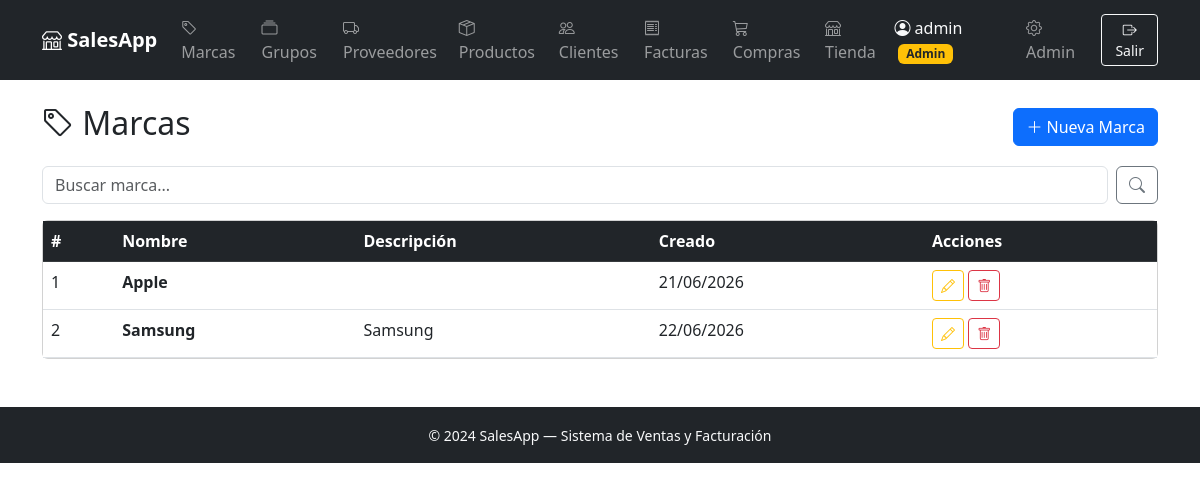
The page /brands/ (signed in) on the database its author committed.
### billing/models.py (models this page shows, shortened)
class Brand(models.Model):
    name = models.CharField(max_length=100, unique=True, verbose_name='Nombre')
    description = models.TextField(blank=True, verbose_name='Descripción')
    created_at = models.DateTimeField(auto_now_add=True)
    class Meta:
        verbose_name = 'Marca'
        verbose_name_plural = 'Marcas'
        ordering = ['name']

### billing/views.py (the view)
# urls.py: path('brands/', views.brand_list, name='brand_list'),
@login_required
@staff_required
@audit_action('brand_list')
def brand_list(request):
    q = request.GET.get('q', '')
    brands = Brand.objects.all()
    if q:
        brands = brands.filter(Q(name__icontains=q) | Q(description__icontains=q))
    return render(request, 'billing/brand_list.html', {'brands': brands, 'q': q})

### billing/context_processors.py (called while the page is built)
def cart_count(request):
    cart = request.session.get('cart', {})
    return {'cart_count': sum(v['qty'] for v in cart.values())}

### billing/views.py (called while the page is built)
def staff_required(view_func):
    @wraps(view_func)
    def wrapper(request, *args, **kwargs):
        if not request.user.is_staff:
            messages.error(request, 'Solo el personal autorizado puede acceder a esa sección.')
            return redirect('billing:shop_catalog')
        return view_func(request, *args, **kwargs)
    return wrapper

### billing/templates/billing/brand_list.html (shortened to what this page needs)
{% extends "billing/base.html" %}
{% block content %}
<div class="d-flex justify-content-between align-items-center mb-3">
  <h2><i class="bi bi-tag"></i> Marcas</h2>
  <a href="{% url 'billing:brand_create' %}" class="btn btn-primary">
    <i class="bi bi-plus-lg"></i> Nueva Marca
  </a>
</div>
<form method="get" class="mb-3 d-flex gap-2">
  <input type="text" name="q" value="{{ q }}" class="form-control" placeholder="Buscar marca...">
  <button class="btn btn-outline-secondary" type="submit"><i class="bi bi-search"></i></button>
</form>
<div class="card">
  <div class="card-body p-0">
    <table class="table table-hover mb-0">
      <thead class="table-dark">
        <tr>
          <th>#</th>
          <th>Nombre</th>
          <th>Descripción</th>
          <th>Creado</th>
          <th>Acciones</th>
        </tr>
      </thead>
      <tbody>
        {% for brand in brands %}
        <tr>
          <td>{{ forloop.counter }}</td>
          <td><strong>{{ brand.name }}</strong></td>
          <td>{{ brand.description|truncatechars:60 }}</td>
          <td>{{ brand.created_at|date:"d/m/Y" }}</td>
          <td>
            <a href="{% url 'billing:brand_edit' brand.pk %}" class="btn btn-sm btn-outline-warning">
              <i class="bi bi-pencil"></i>
            </a>
            <a href="{% url 'billing:brand_delete' brand.pk %}" class="btn btn-sm btn-outline-danger">
              <i class="bi bi-trash"></i>
            </a>
          </td>
        </tr>
        {% empty %}
        <tr><td colspan="5" class="text-center text-muted py-3">No hay marcas registradas.</td></tr>
        {% endfor %}
      </tbody>
    </table>
  </div>
</div>
{% endblock %}

### billing/templates/billing/base.html (shortened to what this page needs)
<!DOCTYPE html>
<html lang="es">
<head>
  <link href="https://cdn.jsdelivr.net/npm/bootstrap@5.3.0/dist/css/bootstrap.min.css" rel="stylesheet">
  <link href="https://cdn.jsdelivr.net/npm/bootstrap-icons@1.11.0/font/bootstrap-icons.css" rel="stylesheet">
</head>
<body>
<nav class="navbar navbar-expand-lg navbar-dark bg-dark">
  <div class="container">
    <a class="navbar-brand fw-bold" href="{% if user.is_staff %}{% url 'billing:home' %}{% else %}{% url 'billing:shop_catalog' %}{% endif %}">
      <i class="bi bi-shop"></i> SalesApp
    </a>
    <div class="collapse navbar-collapse" id="navMenu">
      {% if user.is_authenticated %}
      {% if user.is_staff %}
      <ul class="navbar-nav me-auto">
        <li class="nav-item">
          <a class="nav-link" href="{% url 'billing:brand_list' %}"><i class="bi bi-tag"></i> Marcas</a>
        </li>
        <li class="nav-item">
          <a class="nav-link" href="{% url 'billing:productgroup_list' %}"><i class="bi bi-collection"></i> Grupos</a>
        </li>
        <li class="nav-item">
          <a class="nav-link" href="{% url 'billing:supplier_list' %}"><i class="bi bi-truck"></i> Proveedores</a>
        </li>
        <li class="nav-item">
          <a class="nav-link" href="{% url 'billing:product_list' %}"><i class="bi bi-box-seam"></i> Productos</a>
        </li>
        <li class="nav-item">
          <a class="nav-link" href="{% url 'billing:customer_list' %}"><i class="bi bi-people"></i> Clientes</a>
        </li>
        <li class="nav-item">
          <a class="nav-link" href="{% url 'billing:invoice_list' %}"><i class="bi bi-receipt"></i> Facturas</a>
        </li>
        <li class="nav-item">
          <a class="nav-link" href="{% url 'purchasing:purchase_list' %}"><i class="bi bi-cart3"></i> Compras</a>
        </li>
        <li class="nav-item">
          <a class="nav-link" href="{% url 'billing:shop_catalog' %}"><i class="bi bi-shop"></i> Tienda</a>
        </li>
      </ul>
      {% endif %}
      <ul class="navbar-nav ms-auto align-items-center">
        <li class="nav-item me-2">
          <span class="navbar-text text-light">
            <i class="bi bi-person-circle"></i> {{ user.get_full_name|default:user.username }}
            {% if user.is_staff %}<span class="badge bg-warning text-dark ms-1">Admin</span>{% endif %}
          </span>
        </li>
        {% if user.is_staff %}
        <li class="nav-item me-2">
          <a class="nav-link" href="/admin/"><i class="bi bi-gear"></i> Admin</a>
        </li>
        {% endif %}
        <li class="nav-item">
          <form method="post" action="{% url 'logout' %}" class="d-inline">
            <button type="submit" class="btn btn-outline-light btn-sm">
              <i class="bi bi-box-arrow-right"></i> Salir
            </button>
          </form>
        </li>
      </ul>
      {% endif %}
    </div>
  </div>
</nav>
<div class="container mt-4">
  {% block content %}{% endblock %}
</div>
<footer class="bg-dark text-light text-center py-3 mt-5">
  <small>&copy; 2024 SalesApp &mdash; Sistema de Ventas y Facturación</small>
</footer>
</body>
</html>

### rows shown on the page
Brand: name "Apple", created_at "21/06/2026"
Brand: name "Samsung", description "Samsung", created_at "22/06/2026"

### other values the page prints
{{ user.get_full_name|default:user.username }} "admin"
